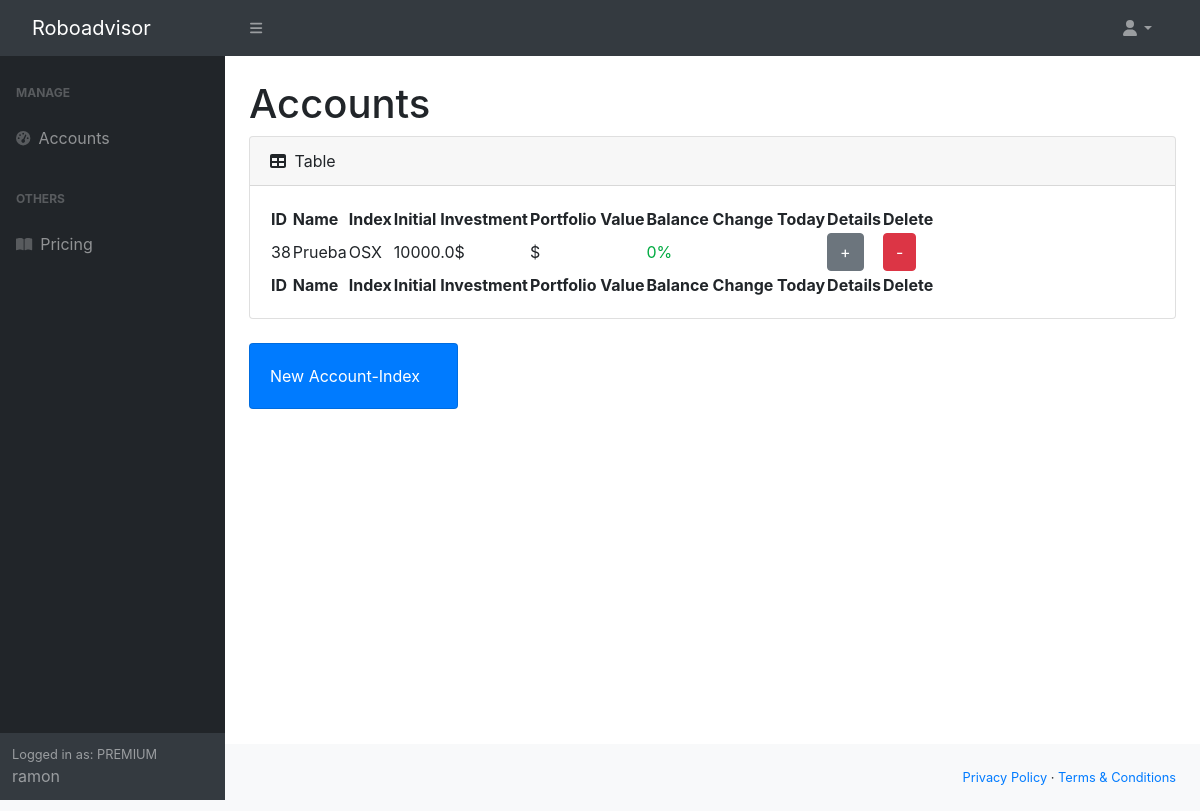
The page /manageAccount/ (signed in) on the database as committed earlier.
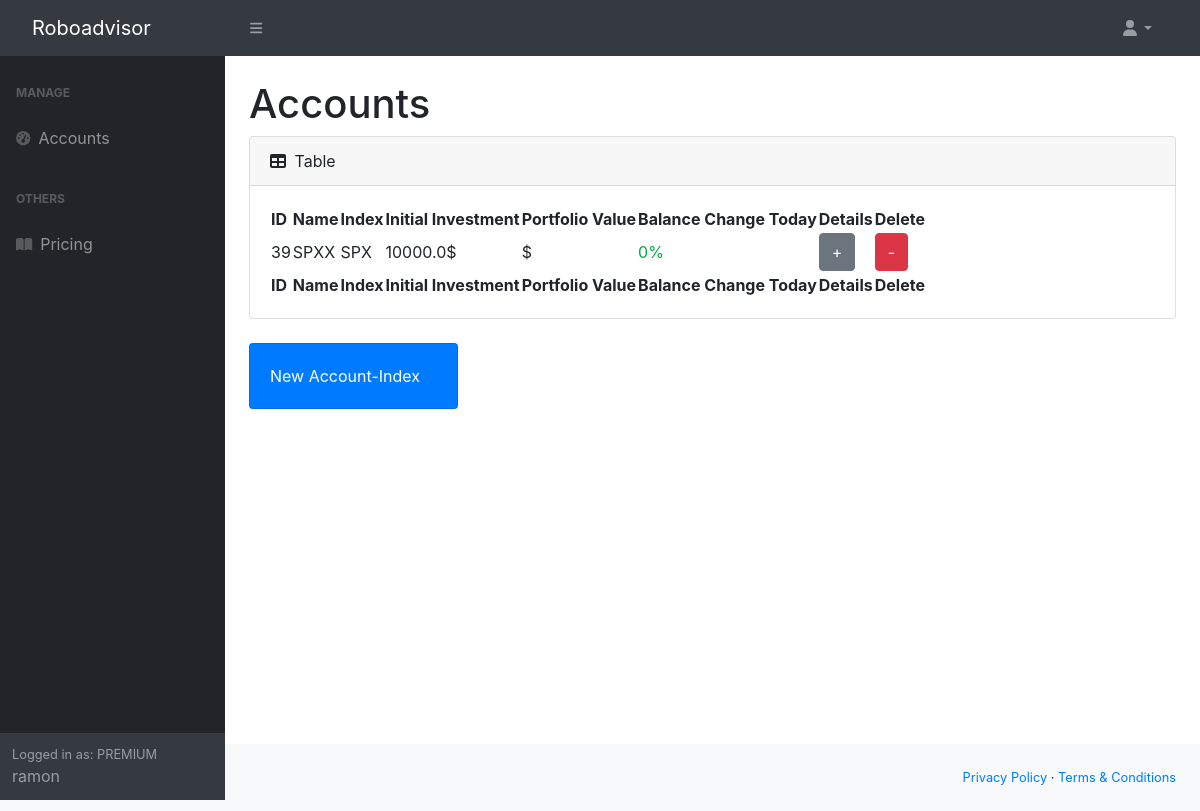
The same page on the database as committed later.
### roboadvisor/models.py (models this page shows, shortened)
class Account(models.Model):
	key_id = models.CharField(max_length=200, default=None, unique=True)
	secret_key = models.CharField(max_length=200, default=None, unique=True)
	name=models.CharField(max_length=200, default=None, unique=True)
	balance = models.FloatField()
	totalEquity = models.FloatField()
	user = models.ForeignKey(User, on_delete=models.CASCADE, default=None)

class Index(models.Model):
	symbol = models.CharField(max_length=5, default=None)
	marketCap = models.FloatField(default=0)
	account = models.OneToOneField(Account, on_delete=models.CASCADE)
	def __str__(self):
		return self.symbol

### roboadvisor/views.py (the view)
# urls.py: path('manageAccount/', manageAccount),
@login_required(login_url='/login')
def manageAccount(request):
	user = request.user
	user_id = user.id
	accounts = Account.objects.filter(user_id=user_id)
	portfolioValues = []
	balanceChanges = []
	for a in accounts:
		try:
			api = tradeapi.REST(
			key_id=a.key_id,
			secret_key=a.secret_key,
			base_url='https://paper-api.alpaca.markets',
			api_version='v2')
			alpacaAccount = api.get_account()
			portfolioValues.append(alpacaAccount.portfolio_value)
			balanceChanges.append(float("{:.2f}".format((float(alpacaAccount.equity) - float(alpacaAccount.last_equity))/100)))
		except:
			portfolioValues.append("UNLINKED")
			balanceChanges.append(0)
	accPortBalance = zip(accounts, portfolioValues, balanceChanges)
	context = {"accPortBalance": accPortBalance}
	return render(request, 'manageAccount.html', context)

### roboadvisor/templates/manageAccount.html (shortened to what this page needs)
{% extends 'base.html' %}
{% load static %}
{% block content %}
<main>
  <div class="container-fluid px-4">
    <h1 class="mt-4">Accounts</h1>
    <div class="card mb-4">
      <div class="card-header">
        <i class="fas fa-table me-1"></i>
        Table
      </div>
      <div class="card-body">
        <table id="datatablesSimple">
          <thead>
            <tr>
              <th>ID</th>
              <th>Name</th>
              <th>Index</th>
              <th>Initial Investment</th>
              <th>Portfolio Value</th>
              <th>Balance Change Today</th>
              <th>Details</th>
              <th>Delete</th>
            </tr>
          </thead>
          <tfoot>
            <tr>
              <th>ID</th>
              <th>Name</th>
              <th>Index</th>
              <th>Initial Investment</th>
              <th>Portfolio Value</th>
              <th>Balance Change Today</th>
              <th>Details</th>
              <th>Delete</th>
            </tr>
          </tfoot>
          <tbody>
            {% for account, portfolioValues, balanceChanges in accPortBalance %}
            <tr>
              <td>{{ account.id }}</td>
              <td>{{ account.name }}</td>
              {% if account.index == "" %}
              <td>
                <form action="/newInvestment_setIndex/{{account.id}}">
                  <input type="submit" class="btn btn-warning" value="Assign" />
                </form>
              </td>
              {% else %}
              <td>{{ account.index }}</td>
              {% endif %}
              <td>{{ account.totalEquity }}$</td>
              <td>
              {% if portfolioValues == "UNLINKED" %}
              <div class="negativeBalanceChange">
              {{ portfolioValues }}</td>
              </div>
              {% else %}
              {{ portfolioValues }}$
              {% endif %}
              <td>
                {% if balanceChanges < 0 %}
                <div class="negativeBalanceChange">
                {% else %}
                <div class="positiveBalanceChange">
                {% endif %}
                {{ balanceChanges }}%
                </div>
              </td>
              <td>
                {% if account.index != "" %}
                <form class = "showAccount" action="/showAccount/{{account.id}}">
                  <button type="submit" class="btn btn-secondary btnFetch">+</button>
                </form>
                {% endif %}
              </td>
              <td>
                <form action="{% url 'deleteAccount' pk=account.pk %}" method="post">
                <button type="submit" class="btn btn-danger" name='deleteAccount' value='deleteAccount'>-</button>
                </form>
              </td>
            </tr>
            {% endfor %}
          </tbody>
        </table>
      </div>
    </div>
    <div class="row">
      <div class="col-xl-3 col-md-6">
        <div class="card bg-primary text-white mb-4">
          <div class="card-body">New Account-Index</div>
        </div>
      </div>
    </div>
  </div>
</div>
{% endblock %}

### roboadvisor/templates/base.html (shortened to what this page needs)
{% load static %}
<!DOCTYPE html>
<html lang="en">
<head>
    <link href="https://cdn.jsdelivr.net/npm/simple-datatables@latest/dist/style.css" rel="stylesheet" />
    <link href="{% static 'css/styles.css' %}" rel="stylesheet" />
    <link rel="stylesheet" href=
"https://stackpath.bootstrapcdn.com/bootstrap/4.4.1/css/bootstrap.min.css"
        integrity=
"sha384-Vkoo8x4CGsO3+Hhxv8T/Q5PaXtkKtu6ug5TOeNV6gBiFeWPGFN9MuhOf23Q9Ifjh"
>
</head>
<body class="sb-nav-fixed">
    <nav class="sb-topnav navbar navbar-expand navbar-dark bg-dark">
        <a class="navbar-brand ps-3" href="/home">Roboadvisor</a>
        <button class="btn btn-link btn-sm order-1 order-lg-0 me-4 me-lg-0" id="sidebarToggle" href="#!"><i class="fas fa-bars"></i></button>
        <ul class="navbar-nav ms-auto ms-md-0 me-3 me-lg-4">
            <li class="nav-item dropdown">
                <a class="nav-link dropdown-toggle" id="navbarDropdown" href="#" role="button" data-bs-toggle="dropdown" aria-expanded="false"><i class="fas fa-user fa-fw"></i></a>
            </li>
        </ul>
    </nav>
    <div id="layoutSidenav">
        <div id="layoutSidenav_nav">
            <nav class="sb-sidenav accordion sb-sidenav-dark" id="sidenavAccordion">
                <div class="sb-sidenav-menu">
                    <div class="nav">
                        <div class="sb-sidenav-menu-heading">Manage</div>
                        <a class="nav-link" href="/manageAccount">
                            <div class="sb-nav-link-icon"><i class="fas fa-tachometer-alt"></i></div>
                            Accounts
                        </a>
                        <div class="sb-sidenav-menu-heading">Others</div>
                        <a class="nav-link collapsed" href="/pricing">
                            <div class="sb-nav-link-icon"><i class="fas fa-book-open"></i></div>
                            Pricing
                        </a>
                        <div class="sb-sidenav-menu-heading"></div>
                    </div>
                </div>
                <div class="sb-sidenav-footer">
                    <div class="small">Logged in as:
                        {% if not user.is_authenticated %}
                        UNAUTHENTICATED
                        {% elif user.client.is_premium%}
                        PREMIUM
                        {% elif not user.client.is_premium %}
                        FREE
                    {% endif %}</div>
                    {{user.username}}
                </div>
            </nav>
        </div>
        <div id="layoutSidenav_content">
            {% block content %}{% endblock %}
        </div>
    <footer class="py-4 bg-light mt-auto">
        <div class="container-fluid px-4">
            <div class="d-flex align-items-center justify-content-between small">
                <div class="text-muted">Copyright &copy; Roboadvisor 2022</div>
                <div>
                    <a href="#">Privacy Policy</a>
                    &middot;
                    <a href="#">Terms &amp; Conditions</a>
                </div>
            </div>
        </div>
    </footer>
</body>
</html>

### roboadvisor/templates/manageAccount.html (style rules this page uses)
.positiveBalanceChange { color: #00ab41; }

Rows that differ between the two databases and show on the page:
removed Account: id "38", name "Prueba", index "OSX", totalEquity "10000.0", balanceChanges "0"
added Account: id "39", name "SPXX", index "SPX", totalEquity "10000.0", balanceChanges "0"
